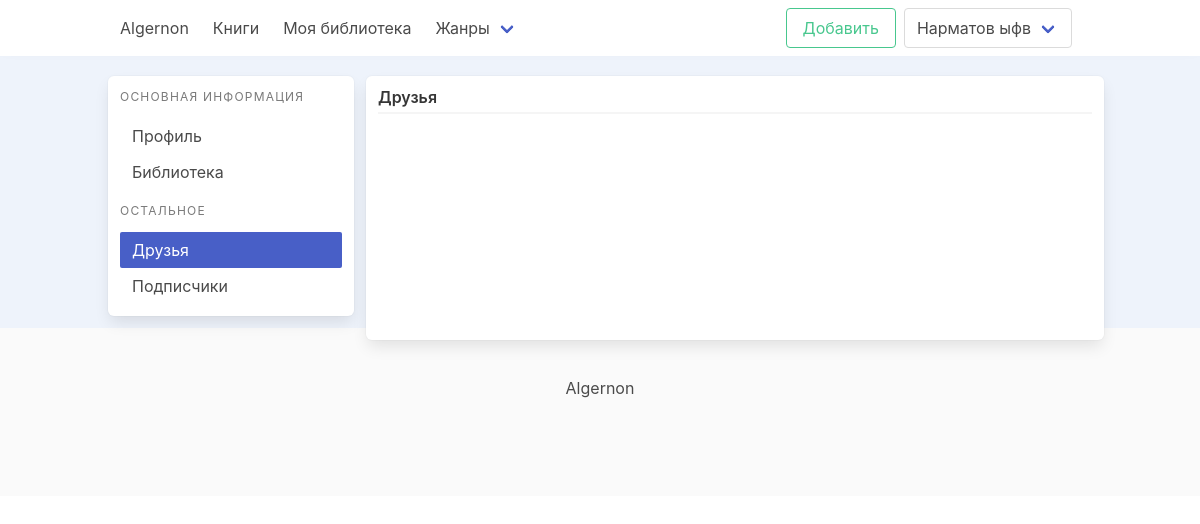
The page /account/friends/ (signed in) on the database as committed earlier.
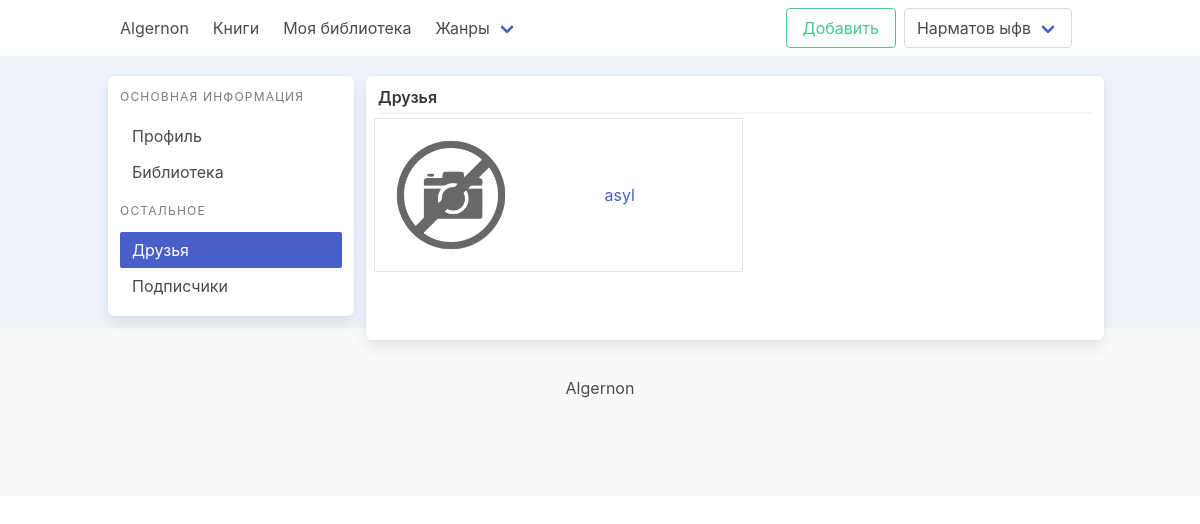
The same page on the database as committed later.
### account/models.py (models this page shows, shortened)
class CustomUser(AbstractUser):
    USERNAME_FIELD = 'email'
    REQUIRED_FIELDS = ['username']
    email = models.EmailField(_('Email'), unique=True)
    DS = "Don't Show"
    MALE = "Male"
    FEMALE = "Female"
    GENDER_CHOICES = (
        (DS, _("Don't Show")),
        (MALE, _("Male")),
        (FEMALE, _("Female"))
    )
    ONLY_MONTH_AND_DAY = "Only month and day"
    SHOW = "Show"
    BIRTHDAY_CHOICES = (
        (DS, _("Don't Show")),
        (ONLY_MONTH_AND_DAY, _("Only month and day")),
        (SHOW, _("Show birthday"))
    )
    slug = models.SlugField(unique=True, null=True, blank=True)
    image = models.ImageField(upload_to='profile/%Y/%m-%d', default='images/no-image.png', blank=True)
    name = models.CharField(max_length=250, unique=True)
    status = models.CharField(max_length=250, null=True, blank=True)
    birthday = models.DateField(null=True, blank=True)
    birthday_visibility = models.CharField(max_length=40, choices=BIRTHDAY_CHOICES, default=DS)
    gender = models.CharField(max_length=50, choices=GENDER_CHOICES, default=DS)
    information = QuillField(max_length=1000, null=True, blank=True)
    friends = models.ManyToManyField("CustomUser", blank=True)
    def get_absolute_url(self):
        return reverse('account:profile', args=[self.slug])
    def get_account_lib_url(self):
        return reverse('account:library', args=[self.slug])
    def get_author_url(self):
        return reverse('authors:author_detail', args=[self.pk])
    def get_image_url(self):
        if not self.image:
            return None
        return self.image.url

### account/views.py (the view)
# urls.py: path('friends/', views.AccountFriendList.as_view(), name='friends_list')
class AccountFriendList(LoginRequiredMixin, View):
    def get(self, request, *args, **kwargs):
        context = {
            "is_friends_active": True
        }
        return render(request, 'account/friends.html', context)

### books/custom_context_processor.py (called while the page is built)
def genre_list(request):
    return {
        'genres': Genre.objects.all()
    }

### books/models.py (called while the page is built)
    def get_absolute_url(self):
        return reverse('books:books_by_genre', args=[self.slug])

### templates/account/friends.html (shortened to what this page needs)
{% extends 'base.html' %}
{% block content %}
    <div class="container mt-5 pt-5">
        <div class="columns">
            {% include 'includes/profile_menu.html' %}
            <div class="column is-9 ml-3 box">
                <div class="block">
                    <p class="title is-6 is-pulled-left">
                        Друзья
                    </p>
                </div>
                <div class="navbar-divider" data-content="OR"></div>
                <div class="columns is-multiline">
                    {% for friend in request.user.friends.all %}
                        <div class="column is-6 is-border-light-gray m-2">
                            <div class="columns">
                                <div class="column is-4">
                                    <a href="{{ friend.get_author_url }}">
                                        <figure class=" image is-128x128">
                                            <img src="{{ friend.get_image_url }}" alt="" class="">
                                        </figure>
                                    </a>
                                </div>
                                <div class="column is-8 is-flex is-flex-direction-column is-justify-content-center">
                                    <div class="name has-text-centered p-2">
                                        <a href="{{ friend.get_author_url }}"
                                           class="has-text-centered">{{ friend.name }}</a>
                                    </div>
                                </div>
                            </div>
                        </div>
                    {% endfor %}
                </div>
            </div>
        </div>
    </div>
{% endblock %}

Rows that differ between the two databases and show on the page:
now on this page (row edited): CustomUser: get_image_url (placeholder picture), name "asyl"
